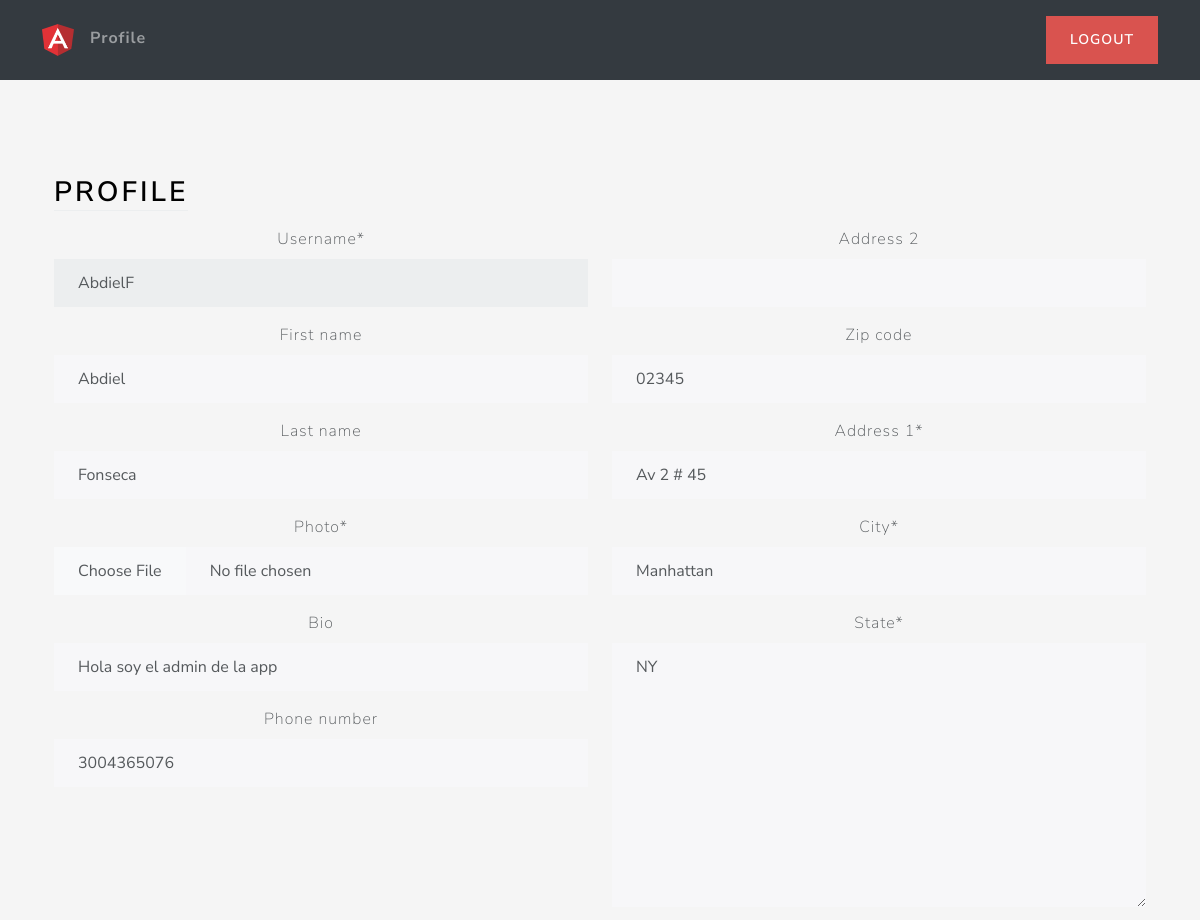
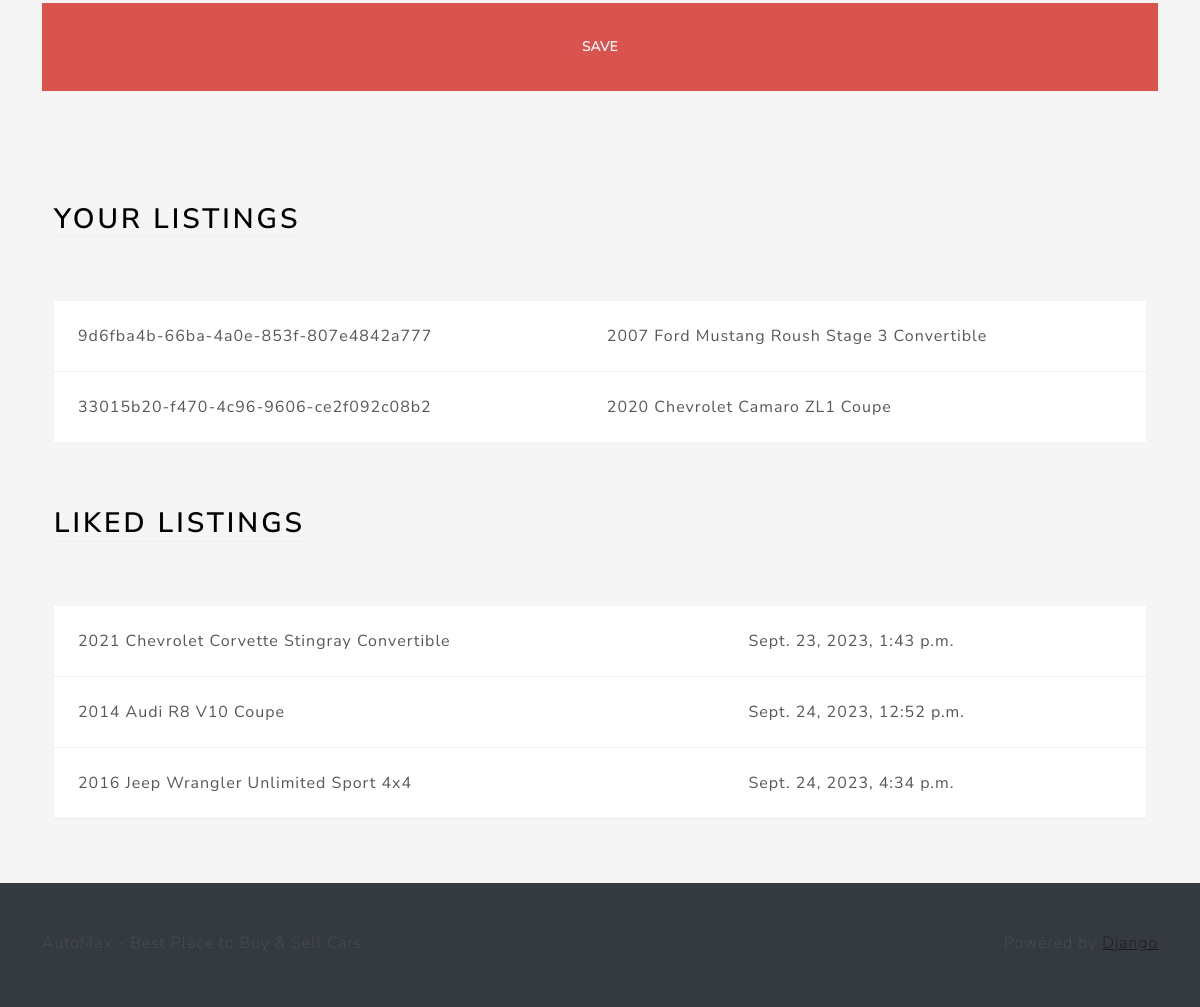
/profile/ (signed in), run on the app's committed database (2 pictures, top to bottom).
### users/models.py (models this page shows, shortened)
class Profile(models.Model):
    user = models.OneToOneField(User, on_delete=models.CASCADE)
    photo = models.ImageField(null=True, upload_to=user_directory_path)
    bio = models.CharField(max_length=140, blank=True)
    phone_number = models.CharField(max_length=10, blank=True)
    location = models.OneToOneField(
        'users.Location', on_delete=models.SET_NULL, null=True
    )

class Location(models.Model):
    address_1 = models.CharField(max_length=128)
    address_2 = models.CharField(max_length=128, blank=True)
    city = models.CharField(max_length=64)
    state = USStateField(default='NY')
    zip_code = USZipCodeField(blank=True)

### main/models.py (models this page shows, shortened)
class Listing(models.Model):
    id = models.UUIDField(
        primary_key=True, default=uuid.uuid4, unique=True, editable=False
    )
    created_at = models.DateTimeField(auto_now_add=True)
    updated_at = models.DateTimeField(auto_now=True)
    seller = models.ForeignKey(Profile, on_delete=models.CASCADE)
    brand = models.CharField(max_length=24, choices=CARS_BRANDS, default=None)
    model = models.CharField(max_length=64, default=None)
    vin = models.CharField(max_length=17, default=None)
    mileage = models.IntegerField(default=0)
    color = models.CharField(max_length=24, default=None)
    description = models.TextField(default=None)
    engine = models.CharField(max_length=24, default=None)
    transmission = models.CharField(
        max_length=24, choices=TRANSMISSION_OPTIONS, default=None
    )
    location = models.OneToOneField(Location, on_delete=models.SET_NULL, null=True)
    image = models.ImageField(upload_to=user_listing_path, default=None)

class LikedListing(models.Model):
    liked_at = models.DateTimeField(auto_now_add=True)
    profile = models.ForeignKey(Profile, on_delete=models.CASCADE)
    listing = models.ForeignKey(Listing, on_delete=models.CASCADE)

### users/views.py (the view, shortened to what this page needs)
# urls.py: path('profile/', UsersViewProfile.as_view(), name='profile')
@method_decorator(login_required, name='dispatch')
class UsersViewProfile(View):
    def get(self, request):
        user_listings = Listing.objects.filter(seller=request.user.profile)
        user_form = UserForm(instance=request.user)
        profile_form = ProfileForm(instance=request.user.profile)
        location_form = LocationForm(instance=request.user.profile.location)
        liked_listings= LikedListing.objects.filter(profile=request.user.profile).all()
        return render(request, 'profile.html', {'user_form': user_form,
                                                'profile_form': profile_form,
                                                'location_form': location_form,
                                                'user_listings': user_listings,
                                                'liked_listings': liked_listings})

### users/forms.py
class UserForm(forms.ModelForm):
    username = forms.CharField(disabled=True)
    class Meta:
        model = User
        fields = ('username', 'first_name', 'last_name')

class ProfileForm(forms.ModelForm):
    photo = forms.ImageField(widget=CustomPhotoWidget)
    bio = forms.TextInput()
    class Meta:
        model = Profile
        fields = ('photo', 'bio', 'phone_number')

### users/templates/profile.html (shortened to what this page needs)
{% extends 'base.html' %}
{% load static %}
{% load crispy_forms_tags %}
{% block 'body' %}
<div class="container-fluid text-center py-5">
    <div class="container px-4 py-5" id="hanging-icons">
        <div class="row g-4">
            <div class="col d-flex align-items-start">
                <div>
                    <h2 class="mb-3 border-bottom" style="color: black">Profile</h2>
                </div>
            </div>
        </div>
        <form action="" method="post" enctype="multipart/form-data">
            <div class="row">
                <div class="col-6">
                    {{user_form|crispy}}
                    {{profile_form|crispy}}
                </div>
                <div class="col-6">
                    {{location_form|crispy}}
                </div>
                <br>
                <button class="btn btn-lg btn-danger" type="submit" value="Submit">Save</button>
            </div>
        </form>
    </div>
    <div class="container px-4">
        <div class="row g-4 py-5">
            <div class="col d-flex align-items-start">
                <div>
                    <h2 class="mb-3 border-bottom" style="color: black">Your Listings</h2>
                </div>
            </div>
        </div>
        <table class="table table-hover">
            <tbody>
                {% for listing in user_listings %}
                <tr>
                    <td>{{listing.id}}</td>
                    <td>{{listing.model}}</td>
                </tr>
                {% endfor %}
            </tbody>
        </table>
    </div>
    <div class="container px-4">
        <div class="row g-4 py-5">
            <div class="col d-flex align-items-start">
                <div>
                    <h2 class="mb-3 border-bottom" style="color: black">Liked Listings</h2>
                </div>
            </div>
        </div>
        <table class="table table-hover">
            <tbody>
                {% for listing in liked_listings %}
                <tr>
                    <td>{{listing.listing.model}}</td>
                    <td>{{listing.liked_at}}</td>
                </tr>
                {% endfor %}
            </tbody>
        </table>
    </div>
</div>
{% endblock %}

### main/static/css/style.css (style rules this page uses)
html, body { height: 100%; }
body { align-items: center; padding-bottom: 40px; background-color: #f5f5f5; }
.h2, h2 { color: white; }

### data on the page
Profile: bio "Hola soy el admin de la app", phone_number "3004365076"
Location: zip_code "02345", address_1 "Av 2 # 45", city "Manhattan", state "NY"
Listing: id "9d6fba4b-66ba-4a0e-853f-807e4842a777", model "2007 Ford Mustang Roush Stage 3 Convertible"
Listing: id "33015b20-f470-4c96-9606-ce2f092c08b2", model "2020 Chevrolet Camaro ZL1 Coupe"
LikedListing: listing.model "2021 Chevrolet Corvette Stingray Convertible", liked_at "Sept. 23, 2023, 1:43 p.m."
LikedListing: listing.model "2014 Audi R8 V10 Coupe", liked_at "Sept. 24, 2023, 12:52 p.m."
LikedListing: listing.model "2016 Jeep Wrangler Unlimited Sport 4x4", liked_at "Sept. 24, 2023, 4:34 p.m."
